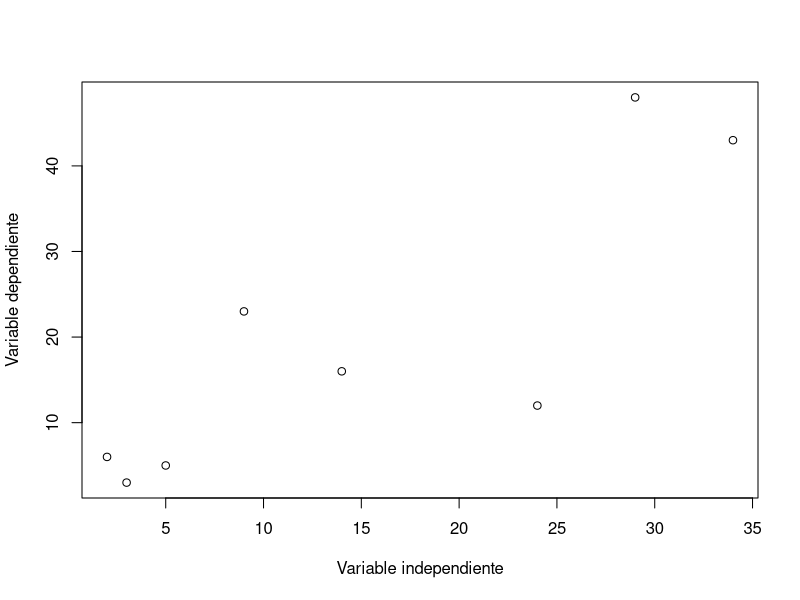

Generate this figure with R:




speed <- c(2, 3, 5, 9, 14, 24, 29, 34)
abundance <- c(6, 3, 5, 23, 16, 12, 48, 43)

mayfly <- data.frame(speed, abundance)
View (mayfly)

plot(mayfly,
     xlab = "Variable independiente",
     ylab = "Variable dependiente")

shapiro.test(mayfly$speed)      # Datos normales, p-value = 0.2572
shapiro.test(mayfly$abundance)  # Datos normales, p-value = 0.1046

# Si significativo, p-value = 0.008393
cor.test(mayfly$speed, mayfly$abundance,
         method = "pearson")

